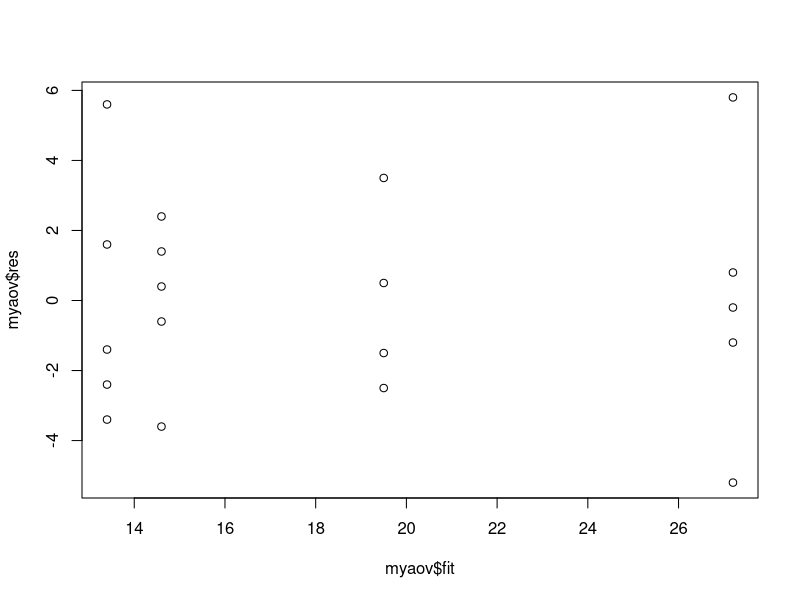
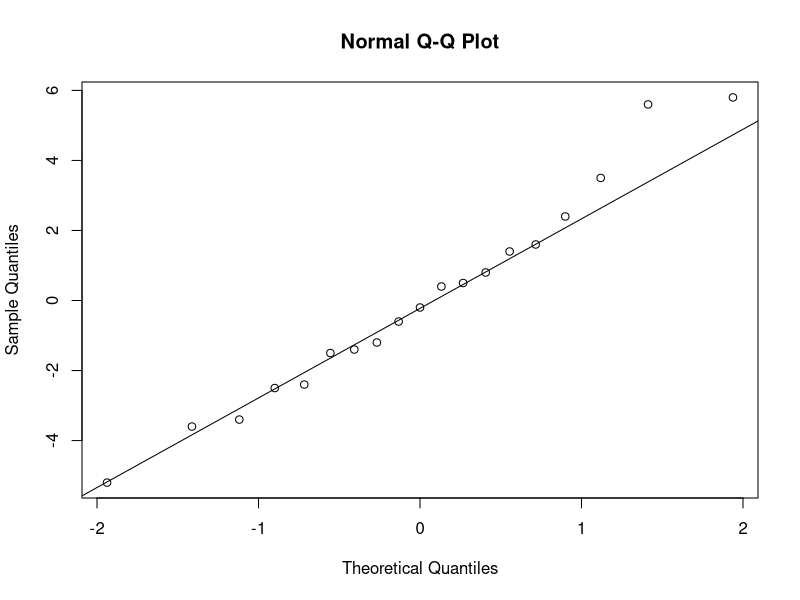

These figures' R source, in order:
## ---- chunk 1
#### Kenton food example
sales=c(11,17,16,14,15,12,10,15,19,11,23,20,18,17,27,33,22,26,28)
design=c(rep(1,5),rep(2,5),rep(3,4),rep(4,5))
cbind(sales,design)
## ---- chunk 2
myaov=aov(sales~factor(design))
summary(myaov)
## ---- chunk 3

plot(myaov$fit,myaov$res)
qqnorm(myaov$res)
qqline(myaov$res)
## ---- chunk 4
shapiro.test(myaov$res)
## ---- chunk 5
means=tapply(sales, design, mean)### treatment mean
means
## ---- chunk 6
tapply(sales, design, sd)### treatment sd
## ---- chunk 7
predict(myaov,interval = "confidence", level = .95)
## ---- chunk 8
lwr=14.6-qt(1-.05/2,df=15)*sqrt(10.55/5) # lwr=11.50433
upr=14.6+qt(1-.05/2,df=15)*sqrt(10.55/5) # upr=17.69567
c(lwr,upr)
## ---- chunk 9
MSE=anova(myaov)$Mean[2]
MSE
## ---- chunk 10
nsize= tapply(sales, design, length) ## treatment size
nsize
## ---- chunk 11
lwr_21=(means[2]-means[1])-(1/sqrt(2))*qtukey(.95,4,15)*sqrt(MSE*(1/nsize[1]+1/nsize[2]))
upr_21=(means[2]-means[1])+(1/sqrt(2))*qtukey(.95,4,15)*sqrt(MSE*(1/nsize[1]+1/nsize[2]))
c(lwr_21,upr_21)
## ---- chunk 12
design=factor(design)
result=aov(sales~design)
TukeyHSD(result,"design",conf.level=.95)
